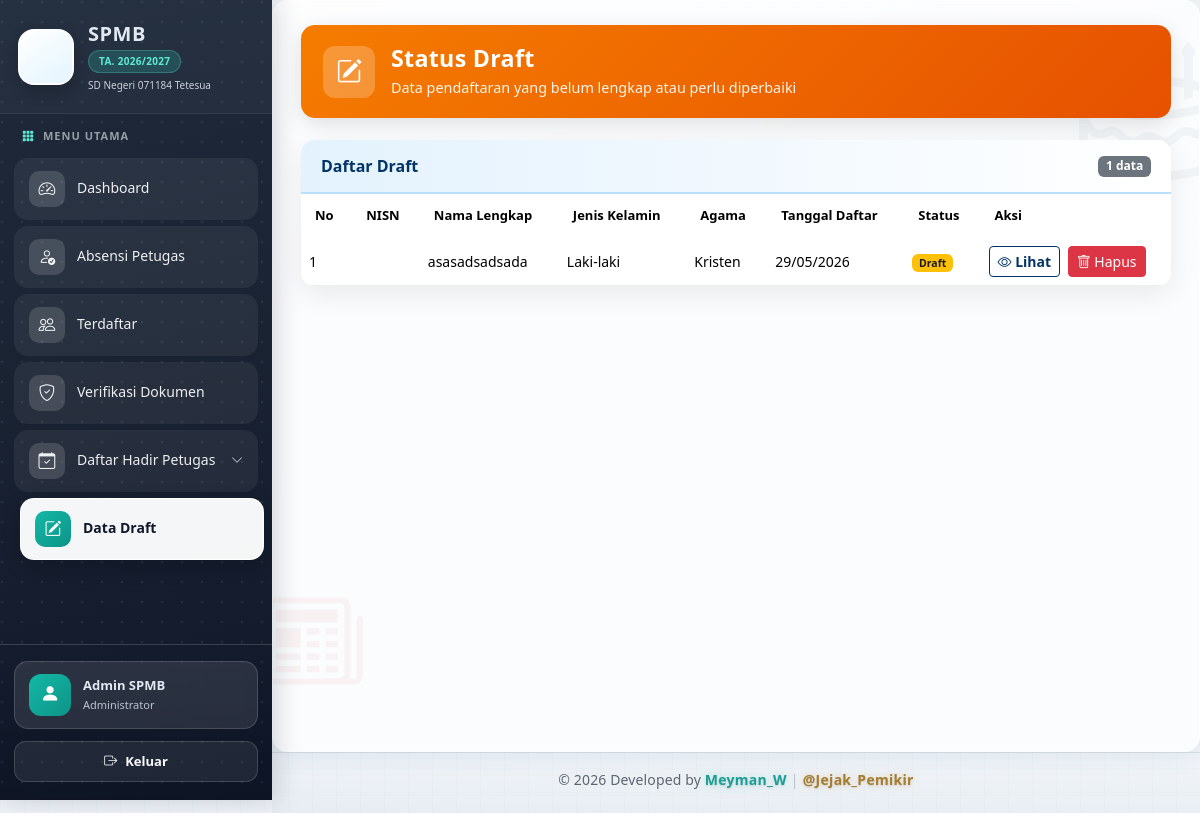
Screenshot of /status_draft.php (signed in) with the database file from the repository.
### tables this page shows
CREATE TABLE `siswa` (
  `id` int(11) NOT NULL,
  `tanggal_pendaftaran` date DEFAULT NULL,
  `nama_lengkap` varchar(150) NOT NULL,
  `jenis_kelamin` enum('Laki-laki','Perempuan') DEFAULT NULL,
  `agama` enum('Kristen','Katolik','Islam','Hindu','Buddha','Konghucu') DEFAULT NULL,
  `status` enum('draft','final','terdaftar') NOT NULL DEFAULT 'draft',
  `tanggal_daftar` timestamp NOT NULL DEFAULT current_timestamp(),
  `nisn` varchar(20) DEFAULT NULL,
  `nik` varchar(20) DEFAULT NULL,
  `no_kk` varchar(20) DEFAULT NULL,
  `berkebutuhan_khusus` varchar(80) DEFAULT 'Tidak',
  `dusun` varchar(80) DEFAULT NULL,
  `kelurahan` varchar(80) DEFAULT NULL,
  `kecamatan` varchar(80) DEFAULT NULL,
  `kode_pos` varchar(10) DEFAULT NULL,
  `moda_transportasi` varchar(80) DEFAULT NULL,
  `anak_keberapa` tinyint(4) DEFAULT NULL,
  `nama_ayah` varchar(100) DEFAULT NULL,
  `nik_ayah` varchar(20) DEFAULT NULL,
  `tahun_lahir_ayah` smallint(6) DEFAULT NULL,
  `pendidikan_ayah` varchar(50) DEFAULT NULL,
  `pekerjaan_ayah` varchar(80) DEFAULT NULL,
  `nama_ibu` varchar(100) DEFAULT NULL,
  `nik_ibu` varchar(20) DEFAULT NULL,
  `tahun_lahir_ibu` smallint(6) DEFAULT NULL,
  `pendidikan_ibu` varchar(50) DEFAULT NULL,
  `pekerjaan_ibu` varchar(80) DEFAULT NULL,
  `nama_wali` varchar(100) DEFAULT NULL,
  `nik_wali` varchar(20) DEFAULT NULL,
  `tahun_lahir_wali` smallint(6) DEFAULT NULL,
  `pendidikan_wali` varchar(50) DEFAULT NULL,
  `pekerjaan_wali` varchar(80) DEFAULT NULL,
  `no_hp` varchar(20) DEFAULT NULL,
  `email` varchar(100) DEFAULT NULL,
  `tinggi_badan` decimal(5,2) DEFAULT NULL,
  `berat_badan` decimal(5,2) DEFAULT NULL,
  `lingkar_kepala` decimal(5,2) DEFAULT NULL,
  `jarak_sekolah` decimal(6,2) DEFAULT NULL,
  `waktu_tempuh` varchar(50) DEFAULT NULL,
  `jumlah_saudara` tinyint(4) DEFAULT NULL,
  `file_kk` varchar(255) DEFAULT NULL,
  `file_akte` varchar(255) DEFAULT NULL,
  `file_ijazah` varchar(255) DEFAULT NULL,
  `file_kks` varchar(255) DEFAULT NULL,
  `file_foto` varchar(255) DEFAULT NULL,
  `file_surat_orangtua` varchar(255) DEFAULT NULL,
  `tempat_lahir` varchar(80) DEFAULT NULL,
  `tanggal_lahir` date DEFAULT NULL,
  `alamat` text DEFAULT NULL,
  `verif_file_kk` enum('belum','verifikasi','batal') NOT NULL DEFAULT 'belum',
  `verif_file_akte` enum('belum','verifikasi','batal') NOT NULL DEFAULT 'belum',
  `verif_file_ijazah` enum('belum','verifikasi','batal') NOT NULL DEFAULT 'belum',
  `verif_file_kks` enum('belum','verifikasi','batal') NOT NULL DEFAULT 'belum',
  `verif_file_foto` enum('belum','verifikasi','batal') NOT NULL DEFAULT 'belum',
  `verif_file_surat_orangtua` enum('belum','verifikasi','batal') NOT NULL DEFAULT 'belum'
);

### status_draft.php (the view, shortened to what this page needs)
<?php
require_once 'koneksi.php';
$query = mysqli_query($conn, "SELECT id, nisn, nama_lengkap, jenis_kelamin, agama, tanggal_daftar
    FROM siswa WHERE status = 'draft' ORDER BY tanggal_daftar DESC");
require_once 'includes/head.php';
require_once 'includes/sidebar.php';
?>
<main class="main-content app-page">
    <?php
    require 'includes/page_header.php';
    ?>
    <div class="card content-card">
        <div class="card-header d-flex justify-content-between align-items-center">
            <span>Daftar Draft</span>
            <span class="badge bg-secondary"><?php echo mysqli_num_rows($query); ?> data</span>
        </div>
        <div class="card-body p-0">
            <div class="table-responsive">
                <table class="table table-spmb table-hover mb-0">
                    <thead>
                        <tr>
                            <th>No</th>
                            <th>NISN</th>
                            <th>Nama Lengkap</th>
                            <th>Jenis Kelamin</th>
                            <th>Agama</th>
                            <th>Tanggal Daftar</th>
                            <th>Status</th>
                            <th>Aksi</th>
                        </tr>
                    </thead>
                    <tbody>
                        <?php
                        $no = 1;
                        if (mysqli_num_rows($query) > 0):
                            while ($row = mysqli_fetch_assoc($query)):
                        ?>
                        <tr>
                            <td><?php echo $no++; ?></td>
                            <td><?php echo htmlspecialchars($row['nisn'] ?? '-'); ?></td>
                            <td><?php echo htmlspecialchars($row['nama_lengkap']); ?></td>
                            <td><?php echo htmlspecialchars($row['jenis_kelamin']); ?></td>
                            <td><?php echo htmlspecialchars($row['agama']); ?></td>
                            <td><?php echo $row['tanggal_daftar'] ? date('d/m/Y', strtotime($row['tanggal_daftar'])) : '-'; ?></td>
                            <td><span class="badge badge-draft">Draft</span></td>
                            <td class="text-nowrap">
                                <a href="siswa_detail.php?id=<?php echo (int) $row['id']; ?>" class="btn btn-sm btn-outline-primary me-1">
                                    <i class="bi bi-eye"></i> Lihat
                                </a>
                                <form method="post" action="draft_hapus.php" class="d-inline"
                                      onsubmit="return confirm('Hapus permanen data draft ini? Data dan berkas akan dihapus dari database dan tidak dapat dikembalikan.');">
                                    <button type="submit" class="btn btn-sm btn-danger" title="Hapus permanen">
                                        <i class="bi bi-trash"></i> Hapus
                                    </button>
                                </form>
                            </td>
                        </tr>
                        <?php
                            endwhile;
                        else:
                        ?>
                        <tr>
                            <td colspan="8" class="text-center text-muted py-4">Tidak ada data berstatus Draft.</td>
                        </tr>
                        <?php endif; ?>
                    </tbody>
                </table>
            </div>
        </div>
    </div>
</main>
<?php require_once 'includes/footer.php'; ?>

### rows the page displays
siswa: nama_lengkap "asasadsadsada", jenis_kelamin "Laki-laki", agama "Kristen", tanggal_daftar "29/05/2026"

### other values shown
$nama_pengguna "Admin SPMB"
roleLabel() "Administrator"
$page_heading "Status Draft"
$page_subtitle "Data pendaftaran yang belum lengkap atau perlu diperbaiki"
mysqli_num_rows($query) "1"
